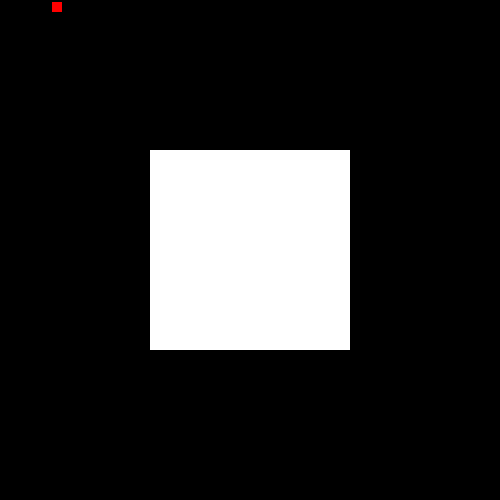
Frame 1 (no input)
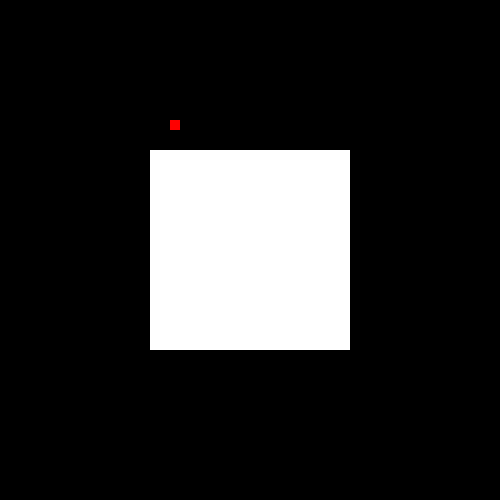
Frame 60 (the mouse pressed at the canvas centre just before this capture)
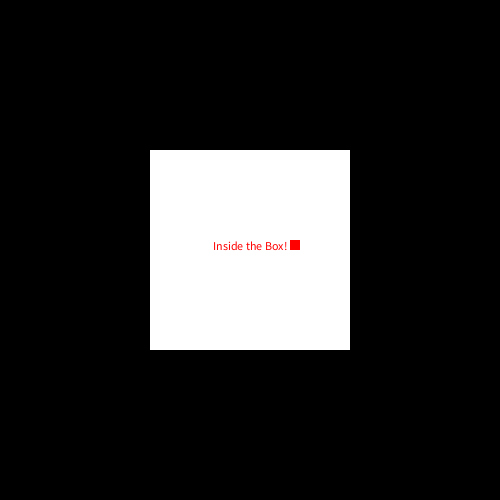
Frame 120 (the mouse held since frame 60 and released just before this capture)

The Processing sketch that drew these frames (run headless with seeded random() and noise(); from frame 60 on, the mouse is pressed at the canvas centre):

// Processing sketch: simpleCollisionDetection
// ── simpleCollisionDetection.pde
//declare variables for object and box
float x, y, w, xSpeed, ySpeed;
float bX, bY, bW;

//initialize variables
void setup() {
  size(500, 500);
  x = 50;
  y = 0;
  w = 10;
  xSpeed = 2;
  ySpeed = 2;
  bX = width/2-100;
  bY = height/2-100;
  bW = 200;
}

void draw() {
  background(0);
  noStroke();

  //increment x and y of moving object
  x+=xSpeed;
  y+=ySpeed;

  //draw object and box
  fill(255);
  rect(bX, bY, bW, bW);
  fill(255, 0, 0);
  rect(x, y, w, w);

  //reverse direction of object at boundaries of screen
  if (x > width-w || x < 0) {
    xSpeed = xSpeed * -1;
  }
  if (y > height-w || y < 0) {
    ySpeed *= -1;
  }

  //check to see if object is inside boundaries of box
  if (x > bX && x+w < bX+bW && y > bY && y < bY + bW) {
    textAlign(CENTER);
    text("Inside the Box!", width/2, height/2);
  }
}
